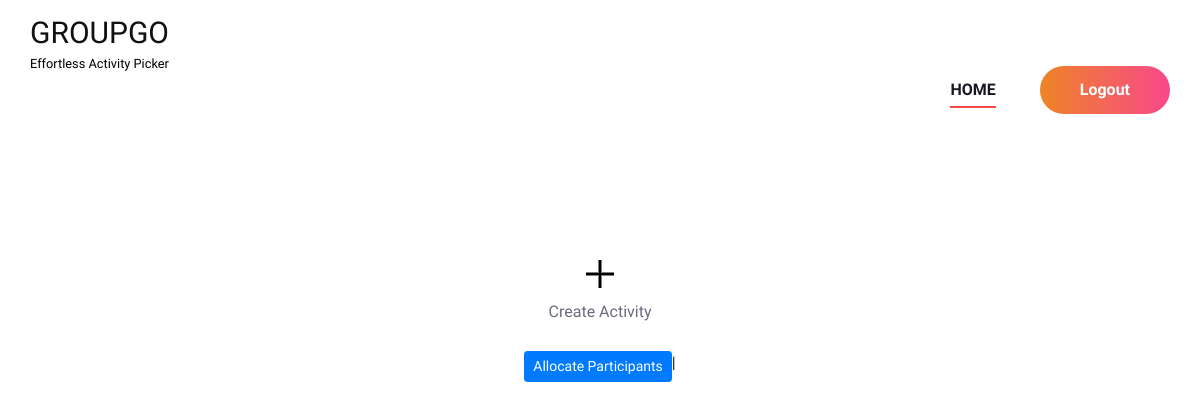
Before: /index/ (signed in) with the older database file.
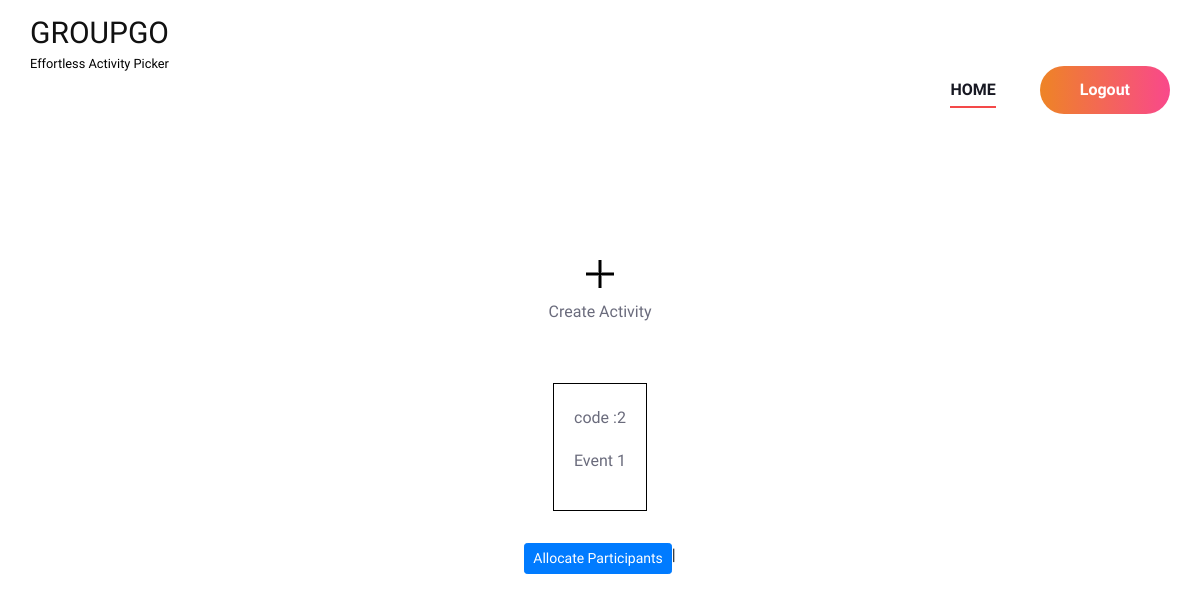
After: the same page with the newer database file.
### AllocationAdmin/models.py (models this page shows)
class Event(models.Model):
    name=models.CharField(max_length=50)
    description=models.TextField(null=True,blank=True)
    min_participants=models.IntegerField()
    max_participants=models.IntegerField()
    code=models.CharField(max_length=50,unique=True)
    is_active = models.BooleanField(default=True)
    created_by=models.ForeignKey(User,on_delete=models.CASCADE)
    created_on=models.DateTimeField(auto_now_add=True)

### AllocationAdmin/views.py (the view)
# urls.py: path('index/',views.index,name="index" ),
def index(request):
    data = Event.objects.filter(created_by=request.user, is_active=True).order_by(
        "-created_on"
    )
    return render(request, "Organizer/Home.html", {"data": data})

### templates/Organizer/Home.html (shortened to what this page needs)
{% extends 'Organizer/Head.html'%}
{% load static %}
{%  block content %}
<br><br><br><br>
    <form action="" method="post">
        <table align="center" cellpadding="10">
            <tr>
                <td colspan="4" align="center">
                    <a href="{% url 'events' %}"><img src="{% static 'Img/add.png'%}">
                    <p>Create Activity</p>
                </a>
                </td>
            </tr>
           <tr>
            {% for i in data %}
            <td>
              <a href="{% url 'event_details' i.id %}" style="text-decoration: none;">
                <div style="text-align:center;border:1px solid black;margin:22px;padding:20px">
                    <p>code :{{i.code}}</p>
                    <p>{{i.name}}</p>
                </div></a>
            </td>
            {% endfor %}
        </table>
    </form>
    <div class="container">
        <div class="row">
            <div class="col-md-12 justify-content-center d-flex">
                <a class="btn btn-sm btn-primary text-center " href="{% url 'allocate_all_events' %}">Allocate Participants</a> |
            </div>
        </div>
    </div>
</body>
</html>
{% endblock content %}

Changed rows visible on the page:
added Event: code "2", name "Event 1"
